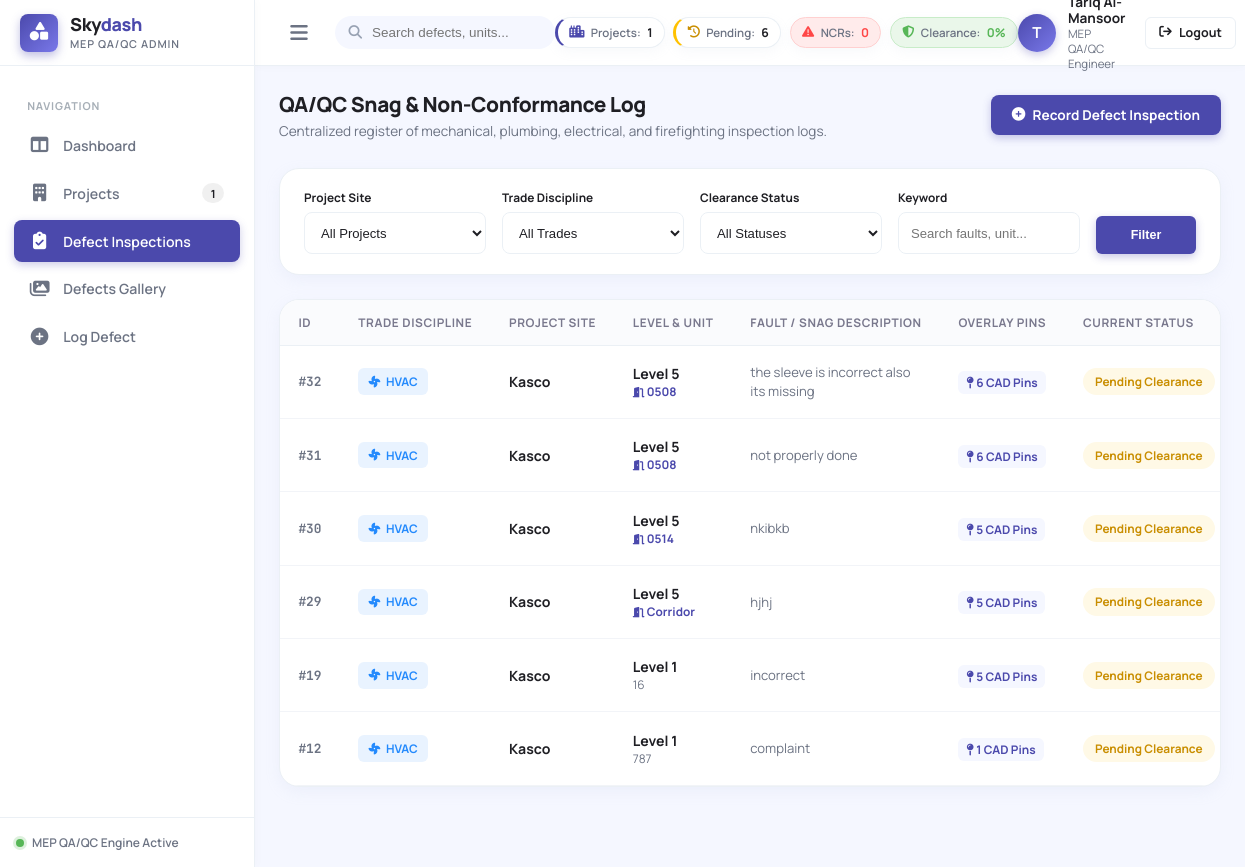
Page /inspections/ (signed in) on the earlier database version.
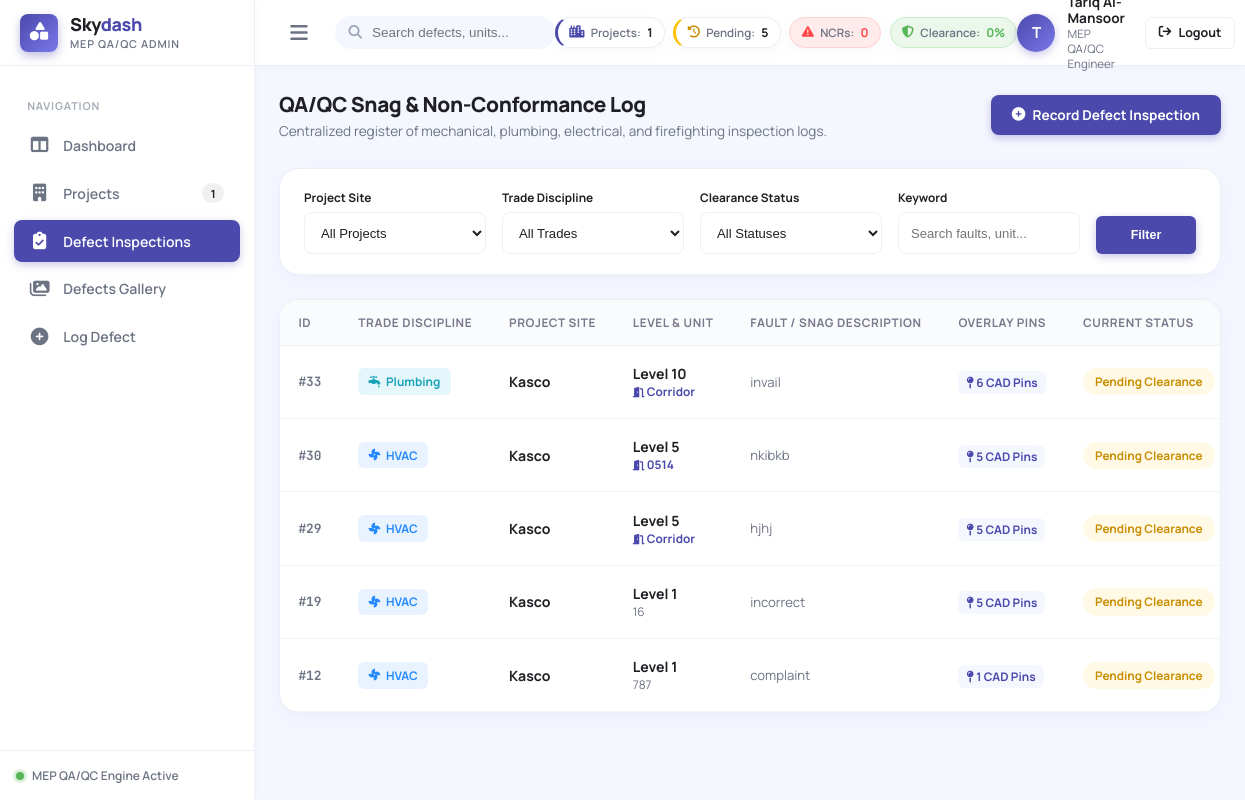
Same page on the later database version.
### qaqc/models.py (models this page shows, shortened)
class DefectInspection(models.Model):
    DEPARTMENT_CIVIL = 'Civil'
    DEPARTMENT_HVAC = 'HVAC'
    DEPARTMENT_PLUMBING = 'Plumbing'
    DEPARTMENT_ELECTRICAL = 'Electrical'
    DEPARTMENT_FIREFIGHTING = 'Firefighting'
    DEPARTMENT_CHOICES = [
        (DEPARTMENT_CIVIL, 'Civil'),
        (DEPARTMENT_HVAC, 'HVAC'),
        (DEPARTMENT_PLUMBING, 'Plumbing'),
        (DEPARTMENT_ELECTRICAL, 'Electrical'),
        (DEPARTMENT_FIREFIGHTING, 'Firefighting'),
    ]
    STATUS_PENDING = 'Pending Clearance'
    STATUS_CLEARED = 'Given Clearance'
    STATUS_NCR = 'Open NCR'
    STATUS_CHOICES = [
        (STATUS_PENDING, 'Pending Clearance'),
        (STATUS_CLEARED, 'Given Clearance'),
        (STATUS_NCR, 'Open NCR'),
    ]
    project = models.ForeignKey(
        Project,
        on_delete=models.CASCADE,
        related_name='inspections',
        help_text="Target project site"
    )
    floor = models.ForeignKey(
        Floor,
        on_delete=models.SET_NULL,
        null=True,
        blank=True,
        related_name='defect_inspections',
        help_text="Dynamic Floor model reference"
    )
    room = models.ForeignKey(
        Room,
        on_delete=models.SET_NULL,
        null=True,
        blank=True,
        related_name='defect_inspections',
        help_text="Dynamic Room model reference"
    )
    department = models.CharField(
        max_length=50,
        choices=DEPARTMENT_CHOICES,
        default=DEPARTMENT_HVAC,
        help_text="MEP Engineering Department"
    )
    floor_number = models.IntegerField(
        default=1,
        help_text="Floor/Level number (legacy fallback, e.g. 1, 14, -1)"
    )
    apartment_number = models.CharField(
        max_length=100,
        blank=True,
        default='',
        help_text="Apartment, unit, or MEP service corridor zone"
    )
    faults_description = models.TextField(
        help_text="Detailed description of QA/QC defect, non-conformance, or clearance notes"
    )
    date_recorded = models.DateTimeField(
        default=timezone.now,
        help_text="Inspection timestamp"
    )
    status = models.CharField(
        max_length=50,
        choices=STATUS_CHOICES,
        default=STATUS_PENDING,
        help_text="Current QA/QC inspection clearance status"
    )
    original_image = models.ImageField(
        upload_to='defects/original/%Y/%m/',
        blank=True,
        null=True,
        help_text="Unannotated site inspection photo or drawing slice"
    )
    annotated_image = models.ImageField(
        upload_to='defects/annotated/%Y/%m/',
        blank=True,
        null=True,
        help_text="Annotated site photo showing highlighted defect / marked zones"
    )
    overlay_positions = models.JSONField(
        default=list,
        blank=True,
        help_text="Pin & bounding box overlay coordinate metadata, e.g. [{'x': 45, 'y': 30, 'label': 'Leak', 'severity': 'High'}]"
    )
    class Meta:
        ordering = ['-date_recorded']
        verbose_name = 'Defect Inspection'
        verbose_name_plural = 'Defect Inspections'
    @property
    def status_badge_class(self):
        if self.status == self.STATUS_CLEARED:
            return 'badge-cleared'
        elif self.status == self.STATUS_NCR:
            return 'badge-ncr'
        return 'badge-pending'
    @property
    def overlay_count(self):
        if isinstance(self.overlay_positions, list):
            return len(self.overlay_positions)
        elif isinstance(self.overlay_positions, dict):
            return len(self.overlay_positions)
        return 0

class Project(models.Model):
    name = models.CharField(max_length=200, help_text="Project title or site code (e.g., Burj Crown Tower B)")
    date_created = models.DateTimeField(default=timezone.now, help_text="Date when project was initialized")
    pm_name = models.CharField(max_length=150, verbose_name="Project Manager Name")
    mechanical_lead = models.CharField(max_length=150, verbose_name="Mechanical Lead Engineer")
    electrical_lead = models.CharField(max_length=150, verbose_name="Electrical Lead Engineer")
    hvac_lead = models.CharField(max_length=150, verbose_name="HVAC Lead Engineer")
    total_floors = models.PositiveIntegerField(default=1, help_text="Total number of floors/levels in the project")
    class Meta:
        ordering = ['-date_created']
        verbose_name = 'Project'
        verbose_name_plural = 'Projects'

### qaqc/views.py (the view)
# urls.py: path('inspections/', views.inspections_list_view, name='inspections_list'),
@login_required
def inspections_list_view(request):
    department = request.GET.get('department', '')
    status = request.GET.get('status', '')
    project_id = request.GET.get('project', '')
    search = request.GET.get('q', '').strip()
    inspections = DefectInspection.objects.select_related('project')
    if department:
        inspections = inspections.filter(department=department)
    if status:
        inspections = inspections.filter(status=status)
    if project_id:
        inspections = inspections.filter(project_id=project_id)
    if search:
        inspections = inspections.filter(
            Q(faults_description__icontains=search) |
            Q(apartment_number__icontains=search) |
            Q(project__name__icontains=search)
        )
    projects = Project.objects.all()
    context = {
        'page_title': 'Defect Inspections Registry',
        'inspections': inspections,
        'projects': projects,
        'selected_department': department,
        'selected_status': status,
        'selected_project': project_id,
        'search_query': search,
        'metrics': get_global_metrics(request.user),
    }
    return render(request, 'qaqc/inspections_list.html', context)

### qaqc/views.py (called while the page is built)
def get_global_metrics(user=None):
    total_projects = Project.objects.count()
    total_inspections = DefectInspection.objects.count()
    open_ncrs = DefectInspection.objects.filter(status=DefectInspection.STATUS_NCR).count()
    pending = DefectInspection.objects.filter(status=DefectInspection.STATUS_PENDING).count()
    cleared = DefectInspection.objects.filter(status=DefectInspection.STATUS_CLEARED).count()
    clearance_rate = 0
    if total_inspections > 0:
        clearance_rate = round((cleared / total_inspections) * 100, 1)
    return {
        'total_projects': total_projects,
        'total_inspections': total_inspections,
        'open_ncrs': open_ncrs,
        'pending_clearance': pending,
        'given_clearance': cleared,
        'clearance_rate': clearance_rate,
        'system_time': timezone.now().strftime('%b %d, %Y - %H:%M UTC'),
    }

### templates/qaqc/inspections_list.html (shortened to what the changed rows need)
{% extends 'qaqc/base.html' %}
{% block content %}
<div style="display: flex; justify-content: space-between; align-items: center; margin-bottom: 1.75rem; flex-wrap: wrap; gap: 1rem;">
  <div>
    <h2 style="font-size: 1.3rem; font-weight: 800; color: var(--text-dark); margin: 0; letter-spacing: -0.02em;">
      QA/QC Snag & Non-Conformance Log
    </h2>
  </div>
</div>
<div class="skydash-card">
  <div class="skydash-card-body" style="padding: 0;">
    {% if inspections %}
    <div class="skydash-table-responsive">
      <table class="skydash-table">
        <thead>
          <tr>
            <th>ID</th>
            <th>Trade Discipline</th>
            <th>Project Site</th>
            <th>Level & Unit</th>
            <th>Fault / Snag Description</th>
            <th>Overlay Pins</th>
            <th>Current Status</th>
          </tr>
        </thead>
        <tbody>
          {% for item in inspections %}
          <tr>
            <td style="font-family: 'JetBrains Mono', monospace; font-size: 0.8rem; font-weight: 700; color: var(--text-body);">
              #{{ item.id }}
            </td>
            <td>
              <span class="badge-dept dept-{{ item.department|lower }}">
                {% if item.department == 'HVAC' %}<i class="fa-solid fa-fan"></i>
                {% elif item.department == 'Plumbing' %}<i class="fa-solid fa-faucet-drip"></i>
                {% elif item.department == 'Electrical' %}<i class="fa-solid fa-bolt"></i>
                {% else %}<i class="fa-solid fa-fire-extinguisher"></i>{% endif %}
                {{ item.department }}
              </span>
            </td>
            <td>
              <div style="font-weight: 700; color: var(--text-dark);">{{ item.project.name }}</div>
            </td>
            <td>
              <strong style="color: var(--text-dark);">Level {{ item.floor_number }}</strong>
              {% if item.room %}
              <div style="font-size: 0.74rem;">
                <a href="{% url 'room_status_detail' item.room.id %}" style="color: var(--skydash-primary); text-decoration: none; font-weight: 700;" title="Open apartment status workspace">
                  <i class="fa-solid fa-door-open" style="font-size: 0.65rem;"></i> {{ item.apartment_number }}
                </a>
              </div>
              {% elif item.apartment_number %}
              <div style="font-size: 0.74rem; color: var(--text-body);">{{ item.apartment_number }}</div>
              {% endif %}
            </td>
            <td>
              <div style="max-width: 320px; font-size: 0.82rem; color: var(--text-body); line-height: 1.4;">
                {{ item.faults_description|truncatewords:20 }}
              </div>
            </td>
            <td>
              {% if item.overlay_count %}
              <span style="font-size: 0.74rem; font-weight: 700; color: var(--skydash-primary); background: var(--skydash-primary-light); padding: 3px 8px; border-radius: 6px;">
                <i class="fa-solid fa-map-pin"></i> {{ item.overlay_count }} CAD Pins
              </span>
              {% else %}
              <span style="font-size: 0.72rem; color: #b2b9c5;">No Pins</span>
              {% endif %}
            </td>
            <td>
              <span id="status-badge-{{ item.id }}" class="badge-status {{ item.status_badge_class }}">
                {{ item.status }}
              </span>
            </td>
          </tr>
          {% endfor %}
        </tbody>
      </table>
    </div>
    {% endif %}
  </div>
</div>
{% endblock %}

### templates/qaqc/base.html (shortened to what the changed rows need)
{% load static %}
<!DOCTYPE html>
<html lang="en">
<head>
  <link rel="stylesheet" href="https://cdnjs.cloudflare.com/ajax/libs/font-awesome/6.5.1/css/all.min.css">
  <link rel="stylesheet" href="{% static 'css/qaqc-admin.css' %}">
</head>
<body>
  <div class="app-wrapper">
    <main class="app-main">
      <header class="app-header">
        <div class="header-metrics-strip">
          <div class="metric-badge-item badge-pending" title="Pending Contractor Clearance">
            <i class="fa-solid fa-clock-rotate-left" style="color: #c98e00;"></i>
            <span class="metric-label">Pending:</span>
            <span>{{ metrics.pending_clearance|default:"0" }}</span>
          </div>
        </div>
      </header>
      <div class="app-content">
        {% block content %}{% endblock %}
      </div>
    </main>
  </div>
</body>
</html>

Differences in the rows shown:
removed DefectInspection: id "32", department "HVAC", project.name "Kasco", floor_number "5", apartment_number "0508", faults_description "the sleeve is incorrect also its missing", overlay_count "6", status "Pending Clearance"
removed DefectInspection: id "31", department "HVAC", project.name "Kasco", floor_number "5", apartment_number "0508", faults_description "not properly done", overlay_count "6", status "Pending Clearance"
added DefectInspection: id "33", department "Plumbing", project.name "Kasco", floor_number "10", apartment_number "Corridor", faults_description "invail", overlay_count "6", status "Pending Clearance"
Other differences:
{{ metrics.pending_clearance|default:"0" }}: "6" → "5"
